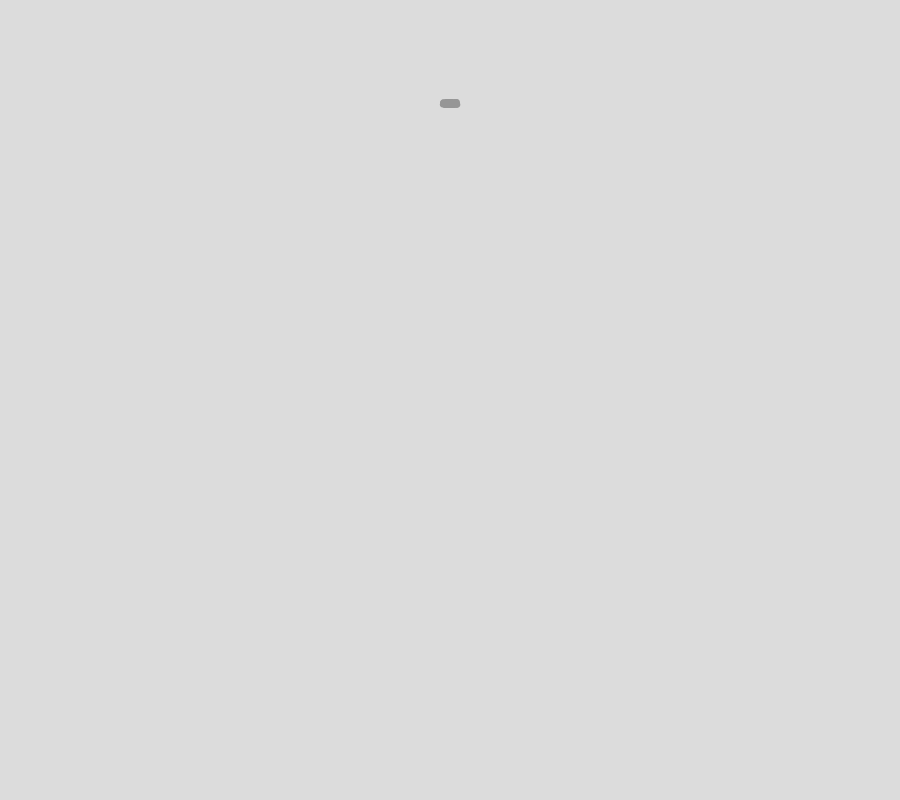
Frame 1 (no input)
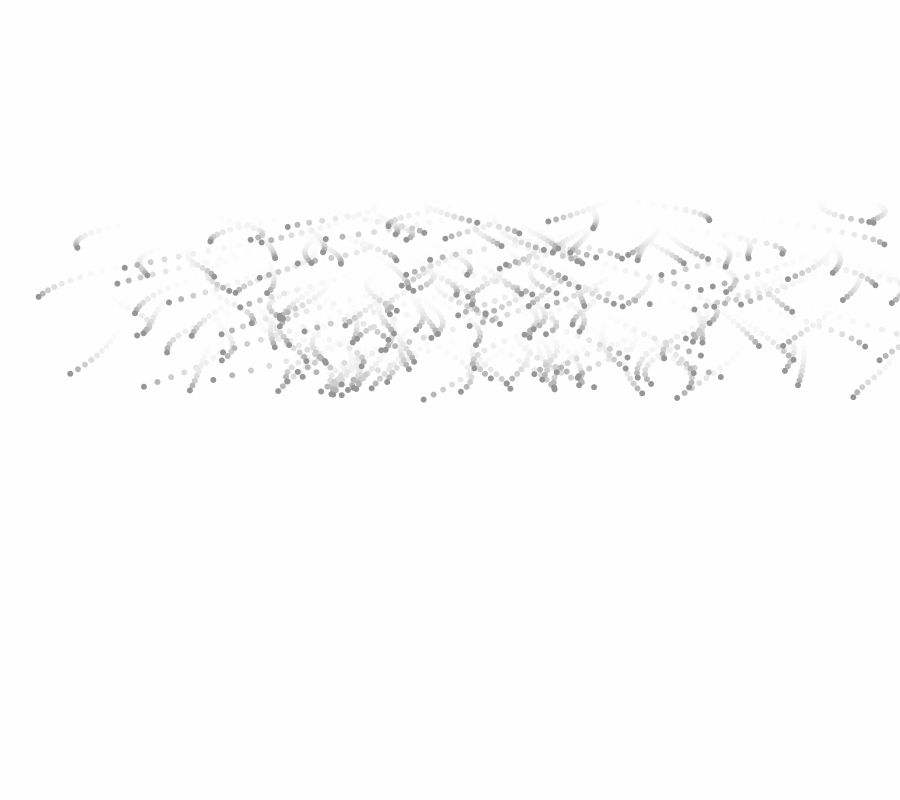
Frame 60 (the mouse pressed at the canvas centre just before this capture)
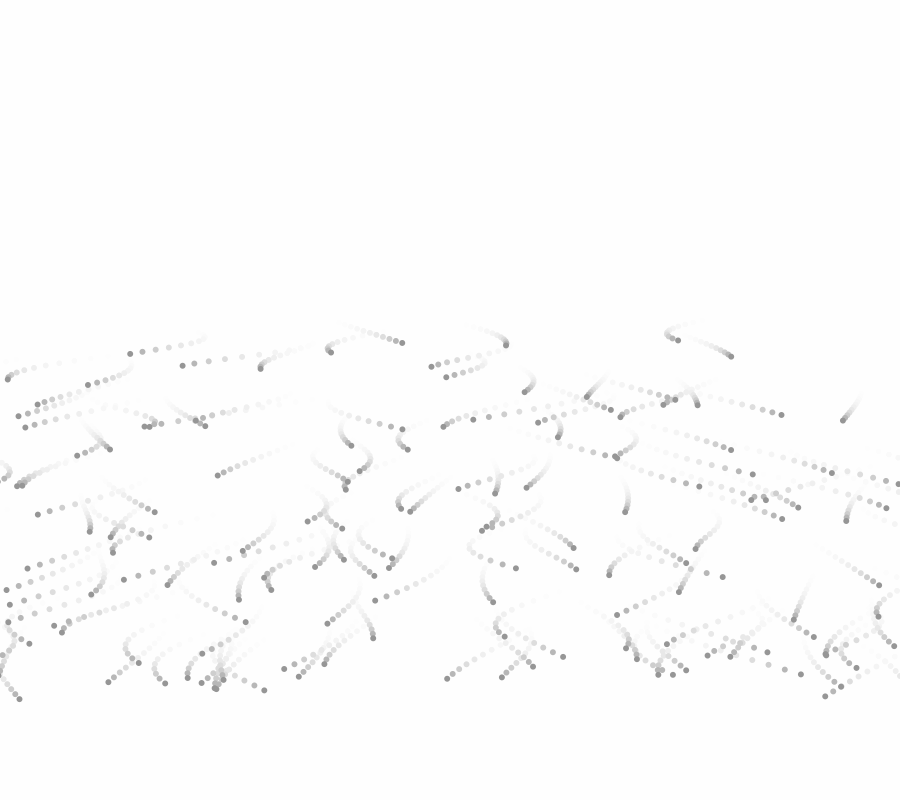
Frame 120 (the mouse held since frame 60 and released just before this capture)

The Processing sketch that drew these frames (run headless with seeded random() and noise(); from frame 60 on, the mouse is pressed at the canvas centre):

// Processing sketch: Turbulence_example
// ── Turbulence_example.pde
final int PART_COUNT = 200;
Part[] parts = new Part[PART_COUNT];

void setup(){
  size(900, 800);
  
 for(int i=0; i<parts.length; i++){
   PVector p = new PVector(width/2, 100);
   parts[i] = new Part(p, new PVector(random(-3, 3), random(2, 5)), 3);
 }
}

// semi-transparent background
void draw(){
  fill(255, 80);
  noStroke();
  rect(-1, -1, width+1, height+1);
  
  for(int i=0; i<parts.length; i++){
    parts[i].move();
    parts[i].draw();
  }
  
}

// ── Part.pde
class Part {

  //reference variables
  PVector pos, spd;
  // sometimes we need to create a copy of original values
  PVector spdInit;
  float theta = 0;
  float freq = 0;
  float amp = 0;
  float wind = 0;

  //primitive variable
  float rad;

  // default cstr
  Part() {
  }

  Part(PVector pos, PVector spd, float rad) {
    this.pos = pos;
    this.spd = spd;
    // we can't simply assign two reference variables to one another,
    // as they'll share the same address
    spdInit = new PVector(spd.x, spd.y, spd.z);
    this.rad = rad;
    freq = random(PI/90, PI/10);
    amp = random(3, 15);
    wind = random(-5, 5);
  }

  void move() {
    // spd.x += sin
    spd.x = spdInit.x + sin(theta)*amp + wind;
    pos.add(spd);
    theta += freq;
  }

  void draw() {
    fill(150);
    pushMatrix();
    translate(pos.x, pos.y);
    ellipse(0, 0, rad*2, rad*2);
    popMatrix();
  }
}
